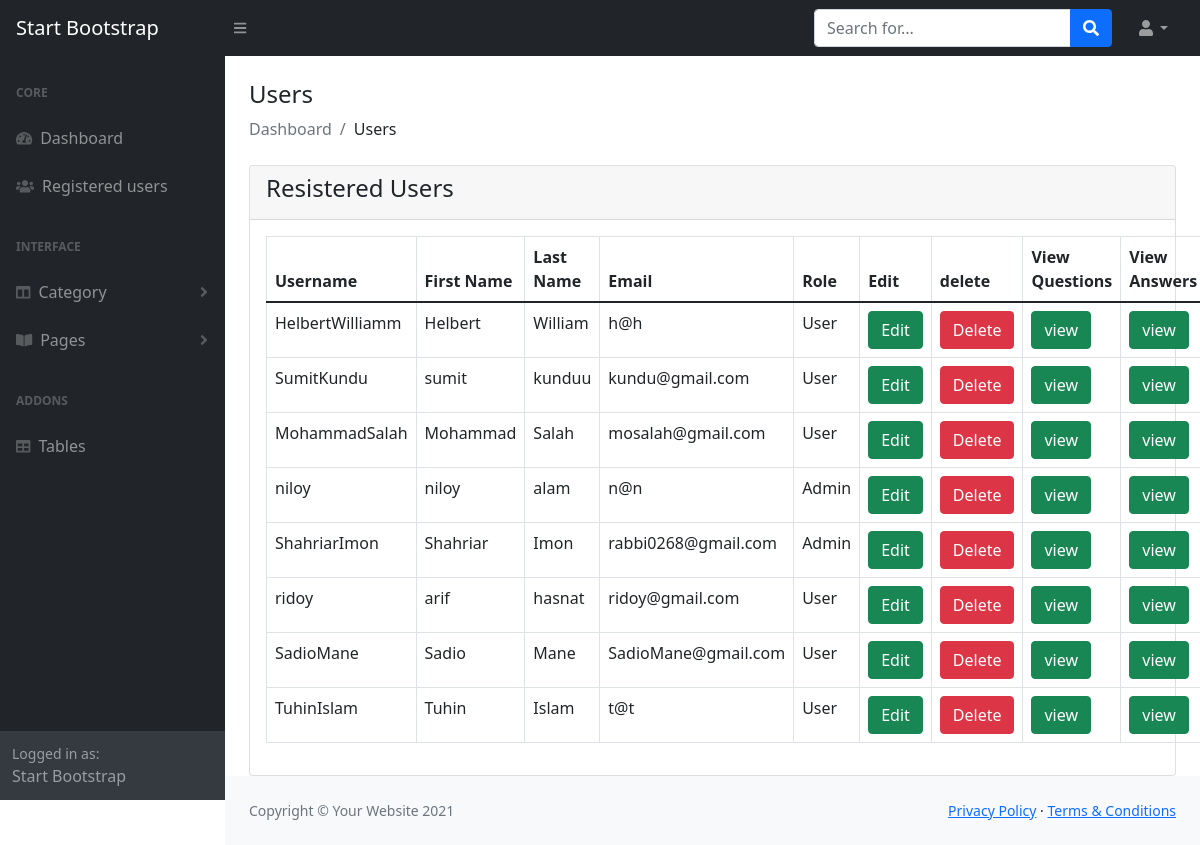
/admin/view_registers.php (signed in), run on the app's committed database.
### tables this page shows
CREATE TABLE `users` (
  `username` varchar(255) NOT NULL,
  `fname` varchar(255) NOT NULL,
  `lname` varchar(255) NOT NULL,
  `email` varchar(255) NOT NULL,
  `password` varchar(255) NOT NULL,
  `unique_id` int(200) NOT NULL,
  `role_as` int(20) NOT NULL DEFAULT 0,
  `status` int(11) NOT NULL DEFAULT 0,
  `date` datetime NOT NULL DEFAULT current_timestamp()
);

### admin/view_registers.php (the view, shortened to what this page needs)
<?php
include('includes/config/dbconnect.php');
include('includes/header.php');
?>
<div class="container-fluid px-4">
    <h4 class="mt-4">Users</h4>
    <ol class="breadcrumb mb-4">
        <li class="breadcrumb-item active">Dashboard</li>
        <li class="breadcrumb-item">Users</li>
    </ol>
    <div class="row">
    <div class="col-md-12">
        <div class="card">
            <div class="card-header">
                <h4>Resistered Users
                </h4>
            </div>
            <div class="card-body">
                <table class= "table table-bordered">
                    <thead>
                        <tr>
                            <th>Username</th>
                            <th>First Name</th>
                            <th>Last Name</th>
                            <th>Email</th>
                            <th>Role</th>
                            <th>Edit</th>
                            <th>delete</th>
                            <th>View Questions</th>
                            <th>View Answers</th>
                        </tr>
                    </thead>
                    <tbody>
                        <?Php
                        $sql = "SELECT * FROM users";
                        $result = mysqli_query($conn, $sql);
                        if(mysqli_num_rows($result) > 0){
                            foreach($result as $row){
                                ?>
                                    <tr>
                                        <td><?php echo $row['username']; ?></td>
                                        <td><?php echo $row['fname']; ?></td>
                                        <td><?php echo $row['lname']; ?></td>
                                        <td><?php echo $row['email']; ?></td>
                                        <td>
                                            <?php if($row['role_as'] == 1 ){
                                                echo 'Admin';
                                            }else{
                                                echo 'User';
                                            } ?>
                                        </td>
                                        <td><a href="register_edit.php?user_id=<?php echo $row['unique_id'];?>" class ="btn btn-success">Edit</a></td>
                                        <td>
                                            <form action="editcode.php" method = "POST">
                                        <button type = "submit" value = "<?php echo $row['unique_id']; ?>" name = "user_delete"  class ="btn btn-danger">Delete</button></td>
                                        <td><a href="viewquestions.php?user_id=<?php echo $row['unique_id'];?>" class ="btn btn-success">view</a></td>
                                        <td><a href="viewanswers.php?user_id=<?php echo $row['unique_id'];?>" class ="btn btn-success">view</a></td>
                                    </tr>
                                <?php
                            }
                        }else{
                        ?>
                        <tr>
                            <td colspan='6'>No record found</td>
                        </tr>
                        <?php
                        }
                        ?>
                    </tbody>
                </table>
            </div>
        </div>
    </div>
    </div>
</div>
<?php
include('includes/footer.php');
include('includes/scripts.php');
?>

### admin/includes/header.php (shortened to what this page needs)
<!DOCTYPE html>
<html lang="en">
    <head>
        <link href="https://cdn.jsdelivr.net/npm/simple-datatables@latest/dist/style.css" rel="stylesheet" />
        <link href="css/styles.css" rel="stylesheet" />
    </head>
<body class="sb-nav-fixed">
    <?php include('includes/top_navbar.php'); ?>
        <div id="layoutSidenav">
        <?php include('includes/sidebar.php'); ?>
        <div id="layoutSidenav_content">
            <main>

### admin/includes/top_navbar.php (shortened to what this page needs)
<nav class="sb-topnav navbar navbar-expand navbar-dark bg-dark">
            <a class="navbar-brand ps-3" href="index.html">Start Bootstrap</a>
            <button class="btn btn-link btn-sm order-1 order-lg-0 me-4 me-lg-0" id="sidebarToggle" href="#!"><i class="fas fa-bars"></i></button>
            <form class="d-none d-md-inline-block form-inline ms-auto me-0 me-md-3 my-2 my-md-0">
                <div class="input-group">
                    <input class="form-control" type="text" placeholder="Search for..." aria-label="Search for..." aria-describedby="btnNavbarSearch" />
                    <button class="btn btn-primary" id="btnNavbarSearch" type="button"><i class="fas fa-search"></i></button>
                </div>
            </form>
            <ul class="navbar-nav ms-auto ms-md-0 me-3 me-lg-4">
                <li class="nav-item dropdown">
                    <a class="nav-link dropdown-toggle" id="navbarDropdown" href="#" role="button" data-bs-toggle="dropdown" aria-expanded="false"><i class="fas fa-user fa-fw"></i></a>
                </li>
            </ul>
        </nav>

### admin/includes/sidebar.php (shortened to what this page needs)
<div id="layoutSidenav_nav">
                <nav class="sb-sidenav accordion sb-sidenav-dark" id="sidenavAccordion">
                    <div class="sb-sidenav-menu">
                        <div class="nav">
                            <div class="sb-sidenav-menu-heading">Core</div>
                            <a class="nav-link" href="index.php">
                                <div class="sb-nav-link-icon"><i class="fas fa-tachometer-alt"></i></div>
                                Dashboard
                            </a>
                            <a class="nav-link" href="view_registers.php">
                                <div class="sb-nav-link-icon"><i class="fas fa-users"></i></div>
                                Registered users
                            </a>
                            <div class="sb-sidenav-menu-heading">Interface</div>
                            <a class="nav-link collapsed" href="#" data-bs-toggle="collapse" data-bs-target="#collapseLayouts" aria-expanded="false" aria-controls="collapseLayouts">
                                <div class="sb-nav-link-icon"><i class="fas fa-columns"></i></div>
                                Category
                                <div class="sb-sidenav-collapse-arrow"><i class="fas fa-angle-down"></i></div>
                            </a>
                            <a class="nav-link collapsed" href="#" data-bs-toggle="collapse" data-bs-target="#collapsePages" aria-expanded="false" aria-controls="collapsePages">
                                <div class="sb-nav-link-icon"><i class="fas fa-book-open"></i></div>
                                Pages
                                <div class="sb-sidenav-collapse-arrow"><i class="fas fa-angle-down"></i></div>
                            </a>
                            <div class="sb-sidenav-menu-heading">Addons</div>
                            <a class="nav-link" href="tables.html">
                                <div class="sb-nav-link-icon"><i class="fas fa-table"></i></div>
                                Tables
                            </a>
                        </div>
                    </div>
                    <div class="sb-sidenav-footer">
                        <div class="small">Logged in as:</div>
                        Start Bootstrap
                    </div>
                </nav>
            </div>

### admin/includes/footer.php
</main>
                <footer class="py-4 bg-light mt-auto">
                    <div class="container-fluid px-4">
                            <div class="d-flex align-items-center justify-content-between small">
                                <div class="text-muted">Copyright &copy; Your Website 2021</div>
                                <div>
                                    <a href="#">Privacy Policy</a>
                                    &middot;
                                    <a href="#">Terms &amp; Conditions</a>
                                </div>
                            </div>
                    </div>
                </footer>
            </div>
        </div>

### admin/includes/scripts.php (shortened to what this page needs)
    </body>
</html>

### data on the page
users: username "HelbertWilliamm", fname "Helbert", lname "William", email "h@h", role_as "User", $row['unique_id'] 1418102595 (drawn)
users: username "SumitKundu", fname "sumit", lname "kunduu", email "kundu@gmail.com", role_as "User", $row['unique_id'] 1473957814 (drawn)
users: username "MohammadSalah", fname "Mohammad", lname "Salah", email "mosalah@gmail.com", role_as "User", $row['unique_id'] 197018434 (drawn)
users: username "niloy", fname "niloy", lname "alam", email "n@n", role_as "Admin", $row['unique_id'] 267696010 (drawn)
users: username "ShahriarImon", fname "Shahriar", lname "Imon", email "rabbi0268@gmail.com", role_as "Admin", $row['unique_id'] 64063051 (drawn)
users: username "ridoy", fname "arif", lname "hasnat", email "ridoy@gmail.com", role_as "User", $row['unique_id'] 527405275 (drawn)
users: username "SadioMane", fname "Sadio", lname "Mane", email "SadioMane@gmail.com", role_as "User", $row['unique_id'] 1588575141 (drawn)
users: username "TuhinIslam", fname "Tuhin", lname "Islam", email "t@t", role_as "User", $row['unique_id'] 1103870058 (drawn)
